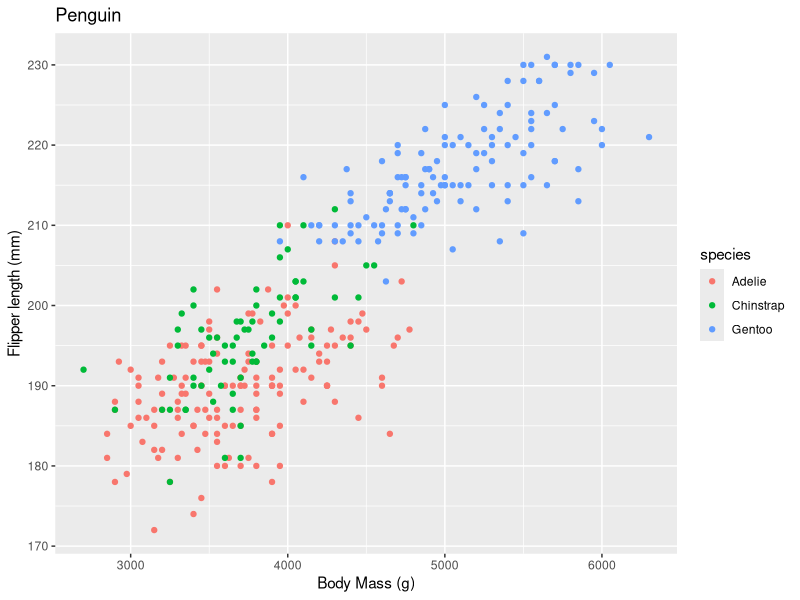
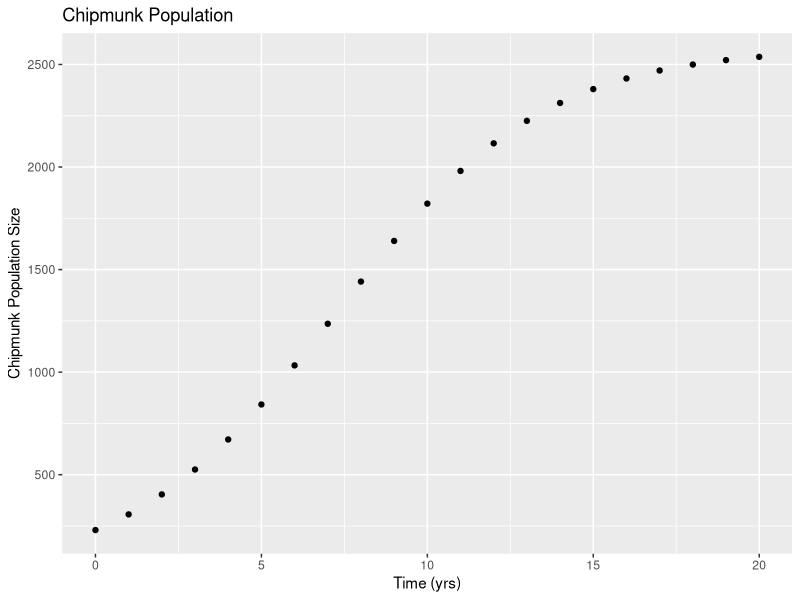
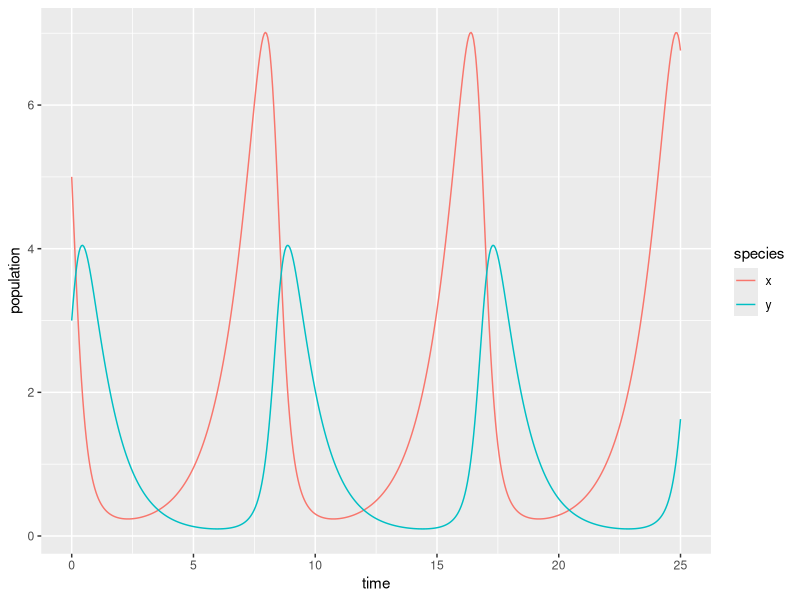

Here is the R script that generated these plots, in order:
## ---- chunk 1
knitr::opts_chunk$set(warning = FALSE, message = FALSE)
knitr::opts_chunk$set(echo = TRUE)

library(tidyverse)
library(palmerpenguins)
library(deSolve)
library(kableExtra)
## ---- chunk 2

#ggplot(data and mapping, anything to do with variables goes under aes) + type of plot
#basic scatterplot
ggplot(data = penguins, mapping = aes(x = body_mass_g, y = flipper_length_mm)) + geom_point(aes(color = species)) + labs(title = "Penguin", y = "Flipper length (mm)", x = "Body Mass (g)") 



## ---- chunk 3
#first give the variables in the function, then define 
standard_weight <- function(a , b, L) {
  a * L^b }
  
#plug numbers into the function
great_barracuda <- standard_weight(a = 0.0181 , b = 3.27 , L = 60)
great_barracuda
## ---- chunk 4
#write this equation as a function r can use 
#reminder that to use e in r use exp()
pop_logistic <- function(carryingcap, init_pop, rate, time_yr) { carryingcap/ (1 + ((carryingcap - init_pop)/init_pop) * exp(- rate * time_yr))
  
}
#plug in given numbers to find exact population at a given time
pop_logistic(carryingcap = 2580, init_pop = 230, rate = 0.32, time_yr = 2.4)
# or create a sequence and show it over time
time_seq <- seq( from = 0, to = 20, by = 1)
#and then plug it in
chipmunk_pop <- pop_logistic(carryingcap = 2580, init_pop = 230, rate = 0.32, time_yr = time_seq)
#make this into a dataframe to graph
chip_dataframe <- data_frame(time_seq, chipmunk_pop)
#then graph
ggplot(data = chip_dataframe, aes(x = time_seq , y = chipmunk_pop)) + geom_point() + labs( title = "Chipmunk Population", x = "Time (yrs)", y = "Chipmunk Population Size")
## ---- chunk 5
# make a vector with possible fish lengths, use the seq function and from, to and by
barracuda_length <- seq(from = 0 , to = 200 , by = 1)
#estimate weights using this vector
#plugging in known values for a and b
barracuda_weight <- standard_weight( a = 0.0181, b = 3.27 , L = barracuda_length)
#make these two vectors into a dataframe 
barracuda_dataframe <- data.frame(x = barracuda_length , y = barracuda_weight)
## ---- chunk 6
#define the expression
func1 <- expression(5 * x ^ 2)
#take the derivative, define the variable which you are taking the derivative in respect to
my_deriv <- deriv(func1, "x")
my_deriv
#define x to solve for a specific number
#second number is the answer
x <- 1
eval(my_deriv)

## ---- chunk 7
func2 <- expression(2 * z ^ 3 -10.5 *z ^2 +4.1)
your_deriv <- D(func2, "z")
your_deriv
#find derivative over a sequence of values
z <- seq(from = 0, to = 5, by = 0.5)
eval(your_deriv)
## ---- chunk 8
# Create a sequence of times (days): 
time <- seq(0, 25, by = 0.05)

# Set some parameter values (these can change - keep it in mind):
parameters <- c(alpha = .85, beta = 0.8, delta = 0.5, gamma = 1)

# Set the initial condition (prey and predator populations at t = 0).
# Recall: x = prey, y = predator
init_cond <- c(x = 5, y = 3)

# Prepare the series of differential equations as a function: 
lk_equations <- function(time, init_cond, parameters) {
  with(as.list(c(init_cond, parameters)), {
    dxdt = alpha * x - beta * x * y
    dydt = delta * x * y - gamma * y
    return(list(c(dxdt, dydt)))
  })
}

# Find the approximate the solution using `deSolve::ode()`:
approx_lk <- ode(y = init_cond, times = time, func = lk_equations, parms = parameters)

# Check the class: 
class(approx_lk)

# We really want this to be a data frame, and we want both prey (x) and predator (y) to be in the same column -- we'll learn why in EDS 221 (tidy data)
approx_lk_df <- data.frame(approx_lk) %>% 
  pivot_longer(cols = c(x,y), names_to = "species", values_to = "population")

# Plot it! 
ggplot(data = approx_lk_df, aes(x = time, y = population)) +
  geom_line(aes(color = species))



## ---- chunk 9
marmots <- c("blue", "green", 4, "yellow")

#Check the class

class(marmots)

pika <- c(12.4, 6.8, 2.9, 8.8, 8.5)

class(pika)
#scalar multiplier

scalar_pika <- 5.2 * pika

scalar_pika
#you can also add or subtract vectors ( as long as they are the same length)
ferret <- c(1, 12, 18, 2, 8)

pika - ferret

## ---- chunk 10
pika %*% ferret
## ---- chunk 11
my_values <- seq(from = 1, to = 10, length =200)
# this will fill the data into a matrix in order going by row
my_matrix <- matrix(data = my_values, nrow = 2, ncol = 5, byrow = TRUE)

5 * my_matrix

class(my_matrix)
